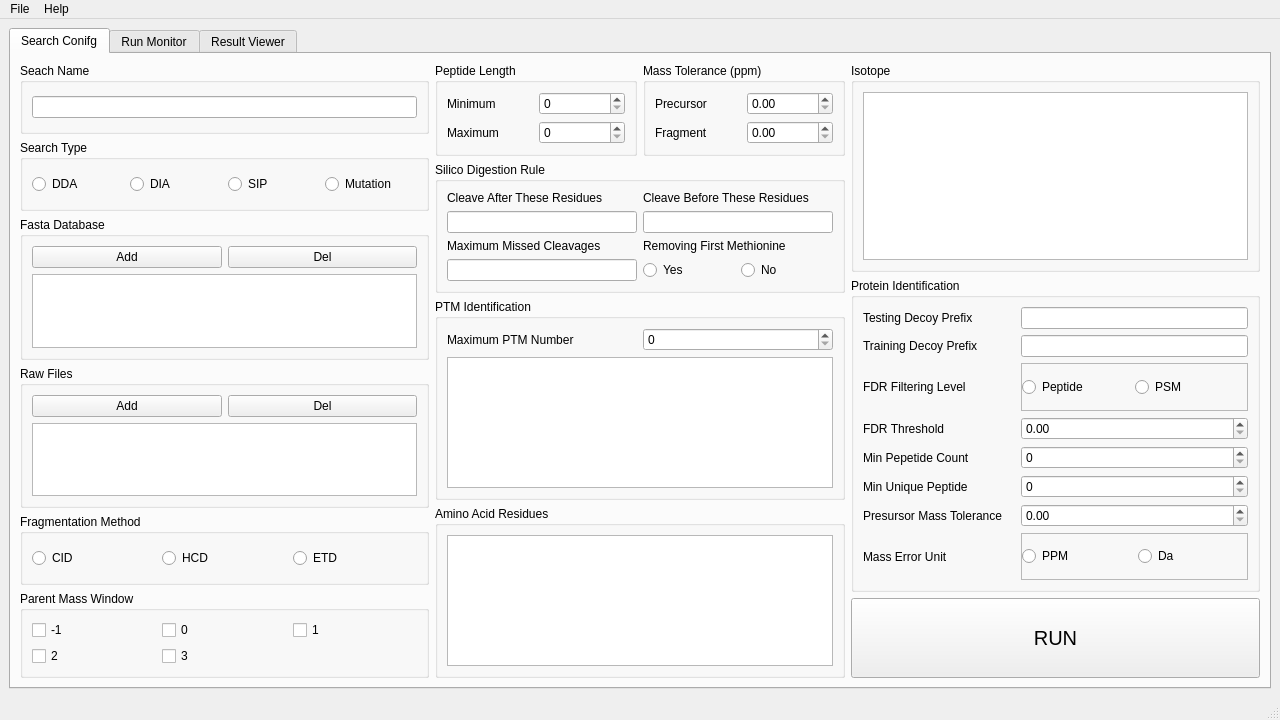
<?xml version="1.0" encoding="UTF-8"?>
<ui version="4.0">
 <class>MainWindow</class>
 <widget class="QMainWindow" name="MainWindow">
  <property name="geometry">
   <rect>
    <x>0</x>
    <y>0</y>
    <width>1280</width>
    <height>720</height>
   </rect>
  </property>
  <property name="minimumSize">
   <size>
    <width>1280</width>
    <height>720</height>
   </size>
  </property>
  <property name="font">
   <font>
    <family>Microsoft YaHei UI</family>
   </font>
  </property>
  <property name="windowTitle">
   <string>Aerith</string>
  </property>
  <widget class="QWidget" name="centralwidget">
   <layout class="QHBoxLayout" name="horizontalLayout">
    <item>
     <widget class="QTabWidget" name="tabWidget">
      <property name="currentIndex">
       <number>0</number>
      </property>
      <widget class="QWidget" name="tabSearchConfig">
       <attribute name="title">
        <string>Search Conifg</string>
       </attribute>
       <layout class="QHBoxLayout" name="horizontalLayout_4" stretch="3,3,3">
        <item>
         <layout class="QVBoxLayout" name="verticalLayout" stretch="3,3,6,6,3,0">
          <item>
           <widget class="QGroupBox" name="searchNameGroupBox">
            <property name="font">
             <font>
              <family>Microsoft YaHei UI</family>
             </font>
            </property>
            <property name="styleSheet">
             <string notr="true"/>
            </property>
            <property name="title">
             <string>Seach Name</string>
            </property>
            <layout class="QVBoxLayout" name="verticalLayout_2">
             <item>
              <widget class="QLineEdit" name="lineEditSearchName"/>
             </item>
            </layout>
           </widget>
          </item>
          <item>
           <widget class="QGroupBox" name="searchTypeGroupBox">
            <property name="title">
             <string>Search Type</string>
            </property>
            <layout class="QVBoxLayout" name="verticalLayout_4">
             <item>
              <layout class="QHBoxLayout" name="horizontalLayout_2">
               <item>
                <widget class="QRadioButton" name="radioButtonDDA">
                 <property name="text">
                  <string>DDA</string>
                 </property>
                </widget>
               </item>
               <item>
                <widget class="QRadioButton" name="radioButtonDIA">
                 <property name="text">
                  <string>DIA</string>
                 </property>
                </widget>
               </item>
               <item>
                <widget class="QRadioButton" name="radioButtonSIP">
                 <property name="text">
                  <string>SIP</string>
                 </property>
                </widget>
               </item>
               <item>
                <widget class="QRadioButton" name="radioButtonMutation">
                 <property name="text">
                  <string>Mutation</string>
                 </property>
                </widget>
               </item>
              </layout>
             </item>
            </layout>
           </widget>
          </item>
          <item>
           <widget class="QGroupBox" name="groupBoxFastaDB">
            <property name="title">
             <string>Fasta Database</string>
            </property>
            <layout class="QVBoxLayout" name="verticalLayout_6">
             <item>
              <layout class="QHBoxLayout" name="horizontalLayout_3">
               <item>
                <widget class="QPushButton" name="pushButtonFastaAdd">
                 <property name="text">
                  <string>Add</string>
                 </property>
                </widget>
               </item>
               <item>
                <widget class="QPushButton" name="pushButtonFastaDel">
                 <property name="text">
                  <string>Del</string>
                 </property>
                </widget>
               </item>
              </layout>
             </item>
             <item>
              <widget class="QTableWidget" name="tableWidgetFasta"/>
             </item>
            </layout>
           </widget>
          </item>
          <item>
           <widget class="QGroupBox" name="groupBoxRawFiles">
            <property name="title">
             <string>Raw Files</string>
            </property>
            <layout class="QVBoxLayout" name="verticalLayout_10">
             <item>
              <layout class="QHBoxLayout" name="horizontalLayout_7">
               <item>
                <widget class="QPushButton" name="pushButtonRawFileAdd">
                 <property name="text">
                  <string>Add</string>
                 </property>
                </widget>
               </item>
               <item>
                <widget class="QPushButton" name="pushButtonRawFileDel">
                 <property name="text">
                  <string>Del</string>
                 </property>
                </widget>
               </item>
              </layout>
             </item>
             <item>
              <widget class="QTableWidget" name="tableWidgetRaw"/>
             </item>
            </layout>
           </widget>
          </item>
          <item>
           <widget class="QGroupBox" name="groupBoxFragMethod">
            <property name="title">
             <string>Fragmentation Method</string>
            </property>
            <layout class="QVBoxLayout" name="verticalLayout_7">
             <item>
              <layout class="QHBoxLayout" name="horizontalLayout_6">
               <property name="leftMargin">
                <number>0</number>
               </property>
               <property name="topMargin">
                <number>0</number>
               </property>
               <item>
                <widget class="QRadioButton" name="radioButtonCID">
                 <property name="text">
                  <string>CID</string>
                 </property>
                </widget>
               </item>
               <item>
                <widget class="QRadioButton" name="radioButtonHCD">
                 <property name="text">
                  <string>HCD</string>
                 </property>
                </widget>
               </item>
               <item>
                <widget class="QRadioButton" name="radioButtonETD">
                 <property name="text">
                  <string>ETD</string>
                 </property>
                </widget>
               </item>
              </layout>
             </item>
            </layout>
           </widget>
          </item>
          <item>
           <widget class="QGroupBox" name="groupBoxParentMassWindow">
            <property name="title">
             <string>Parent Mass Window</string>
            </property>
            <layout class="QGridLayout" name="gridLayout" rowstretch="0,0" columnstretch="0,0,0">
             <item row="0" column="0">
              <widget class="QCheckBox" name="checkBoxPminus1">
               <property name="text">
                <string>-1</string>
               </property>
              </widget>
             </item>
             <item row="0" column="1">
              <widget class="QCheckBox" name="checkBoxP0">
               <property name="text">
                <string>0</string>
               </property>
              </widget>
             </item>
             <item row="0" column="2">
              <widget class="QCheckBox" name="checkBoxP1">
               <property name="text">
                <string>1</string>
               </property>
              </widget>
             </item>
             <item row="1" column="0">
              <widget class="QCheckBox" name="checkBoxP2">
               <property name="text">
                <string>2</string>
               </property>
              </widget>
             </item>
             <item row="1" column="1">
              <widget class="QCheckBox" name="checkBoxP3">
               <property name="text">
                <string>3</string>
               </property>
              </widget>
             </item>
            </layout>
           </widget>
          </item>
         </layout>
        </item>
        <item>
         <layout class="QVBoxLayout" name="verticalLayout_3">
          <item>
           <layout class="QHBoxLayout" name="horizontalLayout_17">
            <item>
             <widget class="QGroupBox" name="groupBoxPepLen">
              <property name="title">
               <string>Peptide Length</string>
              </property>
              <layout class="QVBoxLayout" name="verticalLayout_9">
               <item>
                <layout class="QHBoxLayout" name="horizontalLayout_15">
                 <item>
                  <widget class="QLabel" name="labelPepLenMin">
                   <property name="text">
                    <string>Minimum</string>
                   </property>
                  </widget>
                 </item>
                 <item>
                  <widget class="QSpinBox" name="spinBoxPepLenMin"/>
                 </item>
                </layout>
               </item>
               <item>
                <layout class="QHBoxLayout" name="horizontalLayout_16">
                 <item>
                  <widget class="QLabel" name="labelPepLenMax">
                   <property name="text">
                    <string>Maximum</string>
                   </property>
                  </widget>
                 </item>
                 <item>
                  <widget class="QSpinBox" name="spinBoxPepLenMax">
                   <property name="maximum">
                    <number>2000</number>
                   </property>
                  </widget>
                 </item>
                </layout>
               </item>
              </layout>
             </widget>
            </item>
            <item>
             <widget class="QGroupBox" name="groupBoxMasssTolerance">
              <property name="title">
               <string>Mass Tolerance (ppm)</string>
              </property>
              <layout class="QVBoxLayout" name="verticalLayout_8">
               <item>
                <layout class="QHBoxLayout" name="horizontalLayout_12">
                 <item>
                  <widget class="QLabel" name="labelPrecursor">
                   <property name="text">
                    <string>Precursor</string>
                   </property>
                  </widget>
                 </item>
                 <item>
                  <widget class="QDoubleSpinBox" name="doubleSpinBoxPrecursorTolerance"/>
                 </item>
                </layout>
               </item>
               <item>
                <layout class="QHBoxLayout" name="horizontalLayout_13">
                 <item>
                  <widget class="QLabel" name="label">
                   <property name="text">
                    <string>Fragment</string>
                   </property>
                  </widget>
                 </item>
                 <item>
                  <widget class="QDoubleSpinBox" name="doubleSpinBoxFragmentTolerance"/>
                 </item>
                </layout>
               </item>
              </layout>
             </widget>
            </item>
           </layout>
          </item>
          <item>
           <widget class="QGroupBox" name="groupBoxDigestRule">
            <property name="title">
             <string>Silico Digestion Rule</string>
            </property>
            <layout class="QGridLayout" name="gridLayout_2">
             <item row="1" column="0">
              <widget class="QLineEdit" name="lineEditCleaveAfterResidue"/>
             </item>
             <item row="0" column="0">
              <widget class="QLabel" name="labelCleaveAfterResidue">
               <property name="text">
                <string>Cleave After These Residues</string>
               </property>
              </widget>
             </item>
             <item row="3" column="0">
              <widget class="QLineEdit" name="lineEditMaxMissCleavage"/>
             </item>
             <item row="1" column="1">
              <widget class="QLineEdit" name="lineEditCleaveBeforeResidue"/>
             </item>
             <item row="2" column="1">
              <widget class="QLabel" name="labelRemoveFirstM">
               <property name="text">
                <string>Removing First Methionine</string>
               </property>
              </widget>
             </item>
             <item row="0" column="1">
              <widget class="QLabel" name="labelCleaveBeforeResidue">
               <property name="text">
                <string>Cleave Before These Residues</string>
               </property>
              </widget>
             </item>
             <item row="2" column="0">
              <widget class="QLabel" name="labelMaxMissCleavage">
               <property name="text">
                <string>Maximum Missed Cleavages</string>
               </property>
              </widget>
             </item>
             <item row="3" column="1">
              <layout class="QHBoxLayout" name="horizontalLayout_5">
               <item>
                <widget class="QRadioButton" name="radioButtonRemoveFirstMyes">
                 <property name="text">
                  <string>Yes</string>
                 </property>
                </widget>
               </item>
               <item>
                <widget class="QRadioButton" name="radioButtonRemoveFirstMno">
                 <property name="text">
                  <string>No</string>
                 </property>
                </widget>
               </item>
              </layout>
             </item>
            </layout>
           </widget>
          </item>
          <item>
           <widget class="QGroupBox" name="groupBoxPTM">
            <property name="title">
             <string>PTM Identification</string>
            </property>
            <layout class="QVBoxLayout" name="verticalLayout_11">
             <item>
              <layout class="QHBoxLayout" name="horizontalLayout_8">
               <item>
                <widget class="QLabel" name="labelPTMmaxNumber">
                 <property name="text">
                  <string>Maximum PTM Number</string>
                 </property>
                </widget>
               </item>
               <item>
                <widget class="QSpinBox" name="spinBoxPTMmaxNumber"/>
               </item>
              </layout>
             </item>
             <item>
              <widget class="QTableWidget" name="tableWidgetPTM"/>
             </item>
            </layout>
           </widget>
          </item>
          <item>
           <widget class="QGroupBox" name="groupBoxAmino">
            <property name="title">
             <string>Amino Acid Residues</string>
            </property>
            <layout class="QVBoxLayout" name="verticalLayout_12">
             <item>
              <widget class="QTableWidget" name="tableWidgetAmino"/>
             </item>
            </layout>
           </widget>
          </item>
         </layout>
        </item>
        <item>
         <layout class="QVBoxLayout" name="verticalLayout_5" stretch="2,3,2">
          <item>
           <widget class="QGroupBox" name="groupBoxIsotope">
            <property name="title">
             <string>Isotope</string>
            </property>
            <layout class="QVBoxLayout" name="verticalLayout_14">
             <item>
              <widget class="QTableWidget" name="tableWidgetIsotope"/>
             </item>
            </layout>
           </widget>
          </item>
          <item>
           <widget class="QGroupBox" name="groupBoxProtein">
            <property name="title">
             <string>Protein Identification</string>
            </property>
            <layout class="QVBoxLayout" name="verticalLayout_15" stretch="0,0,0,0,0,0,0,0">
             <item>
              <layout class="QHBoxLayout" name="horizontalLayout_9" stretch="2,3">
               <item>
                <widget class="QLabel" name="labelTestDecoy">
                 <property name="text">
                  <string>Testing Decoy Prefix</string>
                 </property>
                </widget>
               </item>
               <item>
                <widget class="QLineEdit" name="lineEditTestDecoy"/>
               </item>
              </layout>
             </item>
             <item>
              <layout class="QHBoxLayout" name="horizontalLayout_10" stretch="2,3">
               <item>
                <widget class="QLabel" name="labelTarinDecoy">
                 <property name="text">
                  <string>Training Decoy Prefix</string>
                 </property>
                </widget>
               </item>
               <item>
                <widget class="QLineEdit" name="lineEditTarinDecoy"/>
               </item>
              </layout>
             </item>
             <item>
              <layout class="QHBoxLayout" name="horizontalLayout_11" stretch="2,3">
               <item>
                <widget class="QLabel" name="labelFDR">
                 <property name="text">
                  <string>FDR Filtering Level</string>
                 </property>
                </widget>
               </item>
               <item>
                <widget class="QFrame" name="frame">
                 <property name="frameShape">
                  <enum>QFrame::StyledPanel</enum>
                 </property>
                 <property name="frameShadow">
                  <enum>QFrame::Raised</enum>
                 </property>
                 <layout class="QHBoxLayout" name="horizontalLayout_25">
                  <property name="spacing">
                   <number>0</number>
                  </property>
                  <property name="leftMargin">
                   <number>0</number>
                  </property>
                  <property name="topMargin">
                   <number>0</number>
                  </property>
                  <property name="rightMargin">
                   <number>0</number>
                  </property>
                  <property name="bottomMargin">
                   <number>0</number>
                  </property>
                  <item>
                   <widget class="QRadioButton" name="radioButtonFDRpepetide">
                    <property name="text">
                     <string>Peptide</string>
                    </property>
                   </widget>
                  </item>
                  <item>
                   <widget class="QRadioButton" name="radioButtonFDRPSM">
                    <property name="text">
                     <string>PSM</string>
                    </property>
                   </widget>
                  </item>
                 </layout>
                </widget>
               </item>
              </layout>
             </item>
             <item>
              <layout class="QHBoxLayout" name="horizontalLayout_18" stretch="2,3">
               <item>
                <widget class="QLabel" name="labelFDRthreshold">
                 <property name="text">
                  <string>FDR Threshold</string>
                 </property>
                </widget>
               </item>
               <item>
                <widget class="QDoubleSpinBox" name="doubleSpinBoxFDRthreshold"/>
               </item>
              </layout>
             </item>
             <item>
              <layout class="QHBoxLayout" name="horizontalLayout_19" stretch="2,3">
               <item>
                <widget class="QLabel" name="labelMinPeptide">
                 <property name="text">
                  <string>Min Pepetide Count</string>
                 </property>
                </widget>
               </item>
               <item>
                <widget class="QSpinBox" name="spinBoxMinPeptide"/>
               </item>
              </layout>
             </item>
             <item>
              <layout class="QHBoxLayout" name="horizontalLayout_20" stretch="2,3">
               <item>
                <widget class="QLabel" name="labelMinUniquePeptide">
                 <property name="text">
                  <string>Min Unique Peptide</string>
                 </property>
                </widget>
               </item>
               <item>
                <widget class="QSpinBox" name="spinBoxMinUniquePetide"/>
               </item>
              </layout>
             </item>
             <item>
              <layout class="QHBoxLayout" name="horizontalLayout_21" stretch="2,3">
               <item>
                <widget class="QLabel" name="labelPrecursorMassTolerance">
                 <property name="text">
                  <string>Presursor Mass Tolerance</string>
                 </property>
                </widget>
               </item>
               <item>
                <widget class="QDoubleSpinBox" name="doubleSpinBoxPrecursorMassTolerance"/>
               </item>
              </layout>
             </item>
             <item>
              <layout class="QHBoxLayout" name="horizontalLayout_22" stretch="2,3">
               <item>
                <widget class="QLabel" name="labelMassErrorUnit">
                 <property name="text">
                  <string>Mass Error Unit</string>
                 </property>
                </widget>
               </item>
               <item>
                <widget class="QFrame" name="frame_2">
                 <property name="frameShape">
                  <enum>QFrame::StyledPanel</enum>
                 </property>
                 <property name="frameShadow">
                  <enum>QFrame::Raised</enum>
                 </property>
                 <layout class="QHBoxLayout" name="horizontalLayout_26">
                  <property name="leftMargin">
                   <number>0</number>
                  </property>
                  <property name="topMargin">
                   <number>0</number>
                  </property>
                  <property name="rightMargin">
                   <number>0</number>
                  </property>
                  <property name="bottomMargin">
                   <number>0</number>
                  </property>
                  <item>
                   <widget class="QRadioButton" name="radioButtonMassErrorPPM">
                    <property name="text">
                     <string>PPM</string>
                    </property>
                   </widget>
                  </item>
                  <item>
                   <widget class="QRadioButton" name="radioButtonMassErrorDa">
                    <property name="text">
                     <string>Da</string>
                    </property>
                   </widget>
                  </item>
                 </layout>
                </widget>
               </item>
              </layout>
             </item>
            </layout>
           </widget>
          </item>
          <item>
           <widget class="QPushButton" name="pushButtonRun">
            <property name="minimumSize">
             <size>
              <width>0</width>
              <height>80</height>
             </size>
            </property>
            <property name="font">
             <font>
              <pointsize>15</pointsize>
             </font>
            </property>
            <property name="text">
             <string>RUN</string>
            </property>
           </widget>
          </item>
         </layout>
        </item>
       </layout>
      </widget>
      <widget class="QWidget" name="tabRunMonitor">
       <attribute name="title">
        <string>Run Monitor</string>
       </attribute>
       <layout class="QVBoxLayout" name="verticalLayout_13" stretch="3,3">
        <item>
         <widget class="QFrame" name="frameTask">
          <layout class="QHBoxLayout" name="horizontalLayout_14" stretch="3,3,3">
           <item>
            <widget class="QGroupBox" name="groupBoxScheduled">
             <property name="title">
              <string>Scheduled Tasks</string>
             </property>
             <layout class="QVBoxLayout" name="verticalLayout_16">
              <item>
               <widget class="QTableView" name="tableViewScheduled"/>
              </item>
              <item>
               <widget class="QFrame" name="frame_3">
                <property name="frameShape">
                 <enum>QFrame::StyledPanel</enum>
                </property>
                <property name="frameShadow">
                 <enum>QFrame::Raised</enum>
                </property>
                <layout class="QHBoxLayout" name="horizontalLayout_23">
                 <item>
                  <widget class="QPushButton" name="pushButtonScheduleAdd">
                   <property name="text">
                    <string>Add</string>
                   </property>
                  </widget>
                 </item>
                 <item>
                  <widget class="QPushButton" name="pushButtonScheduleDel">
                   <property name="text">
                    <string>Del</string>
                   </property>
                  </widget>
                 </item>
                 <item>
                  <widget class="QPushButton" name="pushButtonScheduleViewConfig">
                   <property name="text">
                    <string>View Config</string>
                   </property>
                  </widget>
                 </item>
                 <item>
                  <widget class="QPushButton" name="pushButtonScheduleRun">
                   <property name="text">
                    <string>Run</string>
                   </property>
                  </widget>
                 </item>
                </layout>
               </widget>
              </item>
             </layout>
            </widget>
           </item>
           <item>
            <widget class="QGroupBox" name="groupBoxRunningTask">
             <property name="title">
              <string>Running Tasks</string>
             </property>
             <layout class="QVBoxLayout" name="verticalLayout_18">
              <item>
               <widget class="QTableView" name="tableView_2"/>
              </item>
              <item>
               <widget class="QFrame" name="frame_4">
                <property name="frameShape">
                 <enum>QFrame::StyledPanel</enum>
                </property>
                <property name="frameShadow">
                 <enum>QFrame::Raised</enum>
                </property>
                <layout class="QHBoxLayout" name="horizontalLayout_24" stretch="3,5,5,5,3">
                 <item>
                  <spacer name="horizontalSpacer">
                   <property name="orientation">
                    <enum>Qt::Horizontal</enum>
                   </property>
                   <property name="sizeHint" stdset="0">
                    <size>
                     <width>40</width>
                     <height>20</height>
                    </size>
                   </property>
                  </spacer>
                 </item>
                 <item>
                  <widget class="QPushButton" name="pushButtonRunningViewConfig">
                   <property name="text">
                    <string>View Config</string>
                   </property>
                  </widget>
                 </item>
                 <item>
                  <widget class="QPushButton" name="pushButtonRuningStop">
                   <property name="text">
                    <string>Stop</string>
                   </property>
                  </widget>
                 </item>
                 <item>
                  <widget class="QPushButton" name="pushButtonKillAllTasks">
                   <property name="text">
                    <string>Kill All Tasks</string>
                   </property>
                  </widget>
                 </item>
                 <item>
                  <spacer name="horizontalSpacer_2">
                   <property name="orientation">
                    <enum>Qt::Horizontal</enum>
                   </property>
                   <property name="sizeHint" stdset="0">
                    <size>
                     <width>40</width>
                     <height>20</height>
                    </size>
                   </property>
                  </spacer>
                 </item>
                </layout>
               </widget>
              </item>
             </layout>
            </widget>
           </item>
           <item>
            <widget class="QGroupBox" name="groupBoxFinishedTasks">
             <property name="title">
              <string>Finished Tasks</string>
             </property>
             <layout class="QVBoxLayout" name="verticalLayout_19">
              <item>
               <widget class="QTableView" name="tableViewFinishedTasks"/>
              </item>
              <item>
               <widget class="QFrame" name="frame_5">
                <property name="frameShape">
                 <enum>QFrame::StyledPanel</enum>
                </property>
                <property name="frameShadow">
                 <enum>QFrame::Raised</enum>
                </property>
                <layout class="QHBoxLayout" name="horizontalLayout_27" stretch="3,3,3">
                 <item>
                  <spacer name="horizontalSpacer_3">
                   <property name="orientation">
                    <enum>Qt::Horizontal</enum>
                   </property>
                   <property name="sizeHint" stdset="0">
                    <size>
                     <width>40</width>
                     <height>20</height>
                    </size>
                   </property>
                  </spacer>
                 </item>
                 <item>
                  <widget class="QPushButton" name="pushButtonViewResult">
                   <property name="text">
                    <string>View Result</string>
                   </property>
                  </widget>
                 </item>
                 <item>
                  <spacer name="horizontalSpacer_4">
                   <property name="orientation">
                    <enum>Qt::Horizontal</enum>
                   </property>
                   <property name="sizeHint" stdset="0">
                    <size>
                     <width>40</width>
                     <height>20</height>
                    </size>
                   </property>
                  </spacer>
                 </item>
                </layout>
               </widget>
              </item>
             </layout>
            </widget>
           </item>
          </layout>
         </widget>
        </item>
        <item>
         <widget class="QGroupBox" name="groupBoxRunLog">
          <property name="title">
           <string>Run Log</string>
          </property>
          <layout class="QVBoxLayout" name="verticalLayout_17">
           <item>
            <widget class="QTextBrowser" name="textBrowserRunLog"/>
           </item>
           <item>
            <widget class="QProgressBar" name="progressBar">
             <property name="value">
              <number>0</number>
             </property>
            </widget>
           </item>
          </layout>
         </widget>
        </item>
       </layout>
      </widget>
      <widget class="QWidget" name="tabResutViewer">
       <attribute name="title">
        <string>Result Viewer</string>
       </attribute>
       <layout class="QHBoxLayout" name="horizontalLayout_28" stretch="2,2">
        <item>
         <widget class="QFrame" name="frameProteins">
          <layout class="QVBoxLayout" name="verticalLayout_20">
           <item>
            <widget class="QGroupBox" name="groupBoxViewControl">
             <property name="title">
              <string>Control</string>
             </property>
             <layout class="QHBoxLayout" name="horizontalLayout_29" stretch="3,3,3,3,9">
              <item>
               <widget class="QPushButton" name="pushButtonViewOpen">
                <property name="text">
                 <string>Open</string>
                </property>
               </widget>
              </item>
              <item>
               <widget class="QPushButton" name="pushButtonExport">
                <property name="text">
                 <string>Export</string>
                </property>
               </widget>
              </item>
              <item>
               <widget class="QPushButton" name="pushButtonViewClose">
                <property name="text">
                 <string>Close</string>
                </property>
               </widget>
              </item>
              <item>
               <widget class="QPushButton" name="pushButtonViewBack">
                <property name="text">
                 <string>Back</string>
                </property>
               </widget>
              </item>
              <item>
               <spacer name="horizontalSpacer_5">
                <property name="orientation">
                 <enum>Qt::Horizontal</enum>
                </property>
                <property name="sizeHint" stdset="0">
                 <size>
                  <width>40</width>
                  <height>20</height>
                 </size>
                </property>
               </spacer>
              </item>
             </layout>
            </widget>
           </item>
           <item>
            <widget class="QLabel" name="label_IdentifiedProteins">
             <property name="text">
              <string>Proteins</string>
             </property>
            </widget>
           </item>
           <item>
            <widget class="QTableWidget" name="tableWidgetProteins"/>
           </item>
           <item>
            <widget class="QLabel" name="labelIdentifiedPeptides">
             <property name="text">
              <string>Peptides</string>
             </property>
            </widget>
           </item>
           <item>
            <widget class="QTableWidget" name="tableWidgetPeptides"/>
           </item>
           <item>
            <widget class="QLabel" name="labelPSMs">
             <property name="text">
              <string>PSMs</string>
             </property>
            </widget>
           </item>
           <item>
            <widget class="QTableWidget" name="tableWidgetPSMs"/>
           </item>
          </layout>
         </widget>
        </item>
        <item>
         <widget class="QFrame" name="frameMS">
          <layout class="QVBoxLayout" name="verticalLayout_21">
           <item>
            <widget class="QLabel" name="labelMS1">
             <property name="text">
              <string>MS1 Chromatogram</string>
             </property>
            </widget>
           </item>
           <item>
            <widget class="QGraphicsView" name="graphicsViewMS1"/>
           </item>
           <item>
            <widget class="QLabel" name="labelMS2">
             <property name="text">
              <string>MS2 Chromatogram</string>
             </property>
            </widget>
           </item>
           <item>
            <widget class="QGraphicsView" name="graphicsViewMS2"/>
           </item>
           <item>
            <widget class="QLabel" name="labelSpectrum">
             <property name="text">
              <string>Spectrum</string>
             </property>
            </widget>
           </item>
           <item>
            <widget class="QGraphicsView" name="graphicsViewSpectrum"/>
           </item>
           <item>
            <widget class="QFrame" name="frame_6">
             <property name="frameShape">
              <enum>QFrame::StyledPanel</enum>
             </property>
             <property name="frameShadow">
              <enum>QFrame::Raised</enum>
             </property>
            </widget>
           </item>
          </layout>
         </widget>
        </item>
       </layout>
      </widget>
     </widget>
    </item>
   </layout>
  </widget>
  <widget class="QMenuBar" name="menubar">
   <property name="geometry">
    <rect>
     <x>0</x>
     <y>0</y>
     <width>1280</width>
     <height>21</height>
    </rect>
   </property>
   <widget class="QMenu" name="menuopen">
    <property name="title">
     <string>File</string>
    </property>
    <addaction name="actionNew"/>
    <addaction name="actionOpen"/>
    <addaction name="actionSave"/>
    <addaction name="actionSave_as"/>
    <addaction name="actionExit"/>
   </widget>
   <widget class="QMenu" name="menuHelp">
    <property name="title">
     <string>Help</string>
    </property>
    <addaction name="actionAbout"/>
    <addaction name="actionVersion"/>
   </widget>
   <addaction name="menuopen"/>
   <addaction name="menuHelp"/>
  </widget>
  <widget class="QStatusBar" name="statusbar"/>
  <action name="actionOpen">
   <property name="text">
    <string>Open</string>
   </property>
  </action>
  <action name="actionSave">
   <property name="text">
    <string>Save</string>
   </property>
  </action>
  <action name="actionSave_as">
   <property name="text">
    <string>Save As</string>
   </property>
  </action>
  <action name="actionNew">
   <property name="text">
    <string>New</string>
   </property>
  </action>
  <action name="actionAbout">
   <property name="text">
    <string>About</string>
   </property>
  </action>
  <action name="actionVersion">
   <property name="text">
    <string>Version</string>
   </property>
  </action>
  <action name="actionExit">
   <property name="text">
    <string>Exit</string>
   </property>
  </action>
 </widget>
 <resources/>
 <connections/>
</ui>
